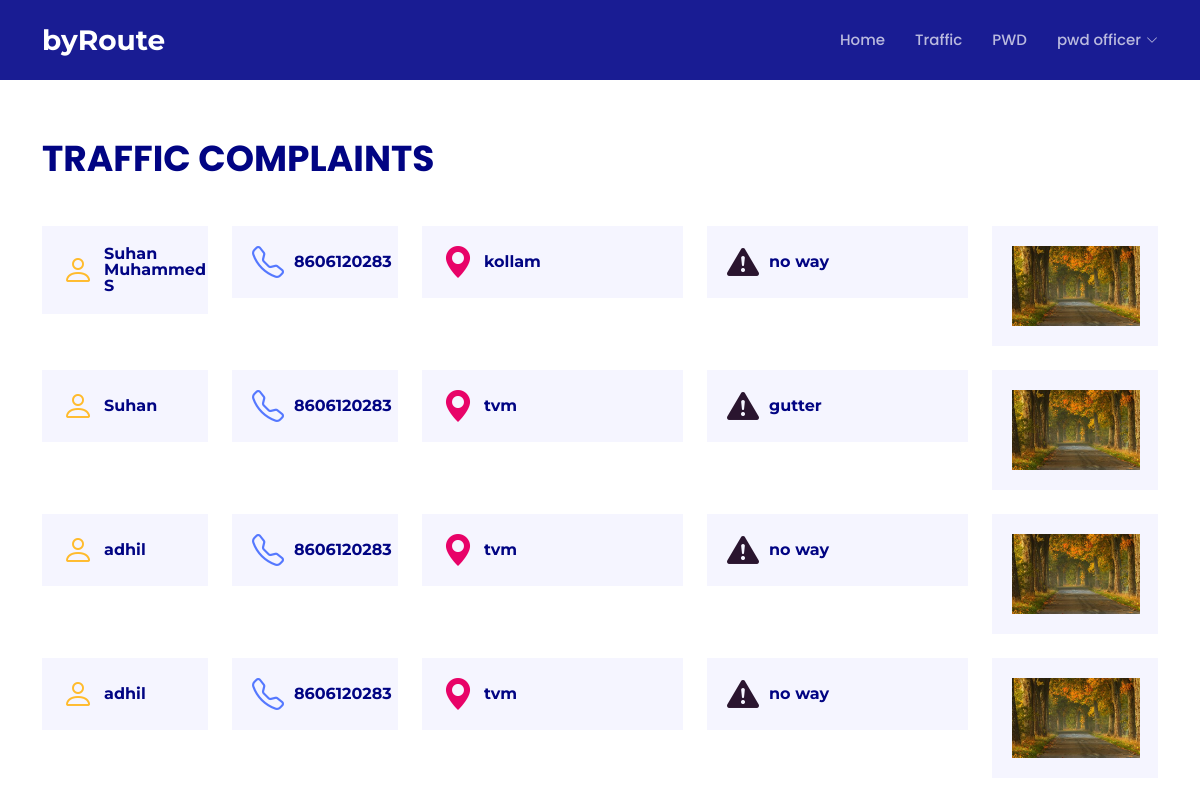
Page /traffic (signed in) on the committed database.
### map/models.py (models this page shows)
class traffic(models.Model):
    tname = models.CharField(max_length=150,null=False,blank=False)
    user=models.ForeignKey(User,on_delete=models.CASCADE)
    tphone =models.IntegerField(null=False,blank=False)
    tplace = models.CharField(max_length=150,null=False,blank=False)
    tissue = models.CharField(max_length=150,null=False,blank=False)
    timage=models.ImageField(null=True)
    created_at = models.DateTimeField(auto_now_add=True)

### map/views.py (the view)
# urls.py: path('traffic',views.trafficdept,name='traffic'),
def trafficdept(request):
    trafficissues= traffic.objects.all()
    context={'trafficissues':trafficissues}
    return render(request,'traffic.html',context)

### map/templates/traffic.html
{% extends 'layouts/base.html' %}
{% block content %}
{% include 'inc/nav.html' %}
<section id="features" class="features">
    <div class="container">
      <div class="section-title" data-aos="fade-up">
     <br><br>
        <p class="mt-4">Traffic Complaints</p>
      </div>
       {% for i in trafficissues%}
      <div class="row" data-aos="fade-left">
        <div class="col-lg-2 col-md-4">
          <div class="icon-box" data-aos="zoom-in" data-aos-delay="50">
            <i class="bi bi-person" style="color: #ffbb2c;"></i>
            <h3><a href="">{{i.tname}}</a></h3>
          </div>
        </div>
        <div class="col-lg-2 col-md-4 mt-4 mt-md-0">
          <div class="icon-box" data-aos="zoom-in" data-aos-delay="100">
            <i class="bi bi-telephone" style="color: #5578ff;"></i>
            <h3><a href="">{{i.tphone}}</a></h3>
          </div>
        </div>
        <div class="col-lg-3 col-md-4 mt-4 mt-md-0">
          <div class="icon-box" data-aos="zoom-in" data-aos-delay="150">
            <i class="bi bi-geo-alt-fill" style="color: #e80368;"></i>
            <h3><a href="">{{i.tplace}}</a></h3>
          </div>
        </div>
        <div class="col-lg-3 col-md-4 mt-4 mt-lg-0">
          <div class="icon-box" data-aos="zoom-in" data-aos-delay="200">
            <i class="bi bi-exclamation-triangle-fill" style="color: #2a152f;"></i>
            <h3><a href="">{{i.tissue}}</a></h3>
          </div>
        </div>
        <div class="col-lg-2 col-md-4 mt-4 mt-md-0">
            <div class="icon-box" data-aos="zoom-in" data-aos-delay="150">
              <img src="{{i.timage.url}}" height="80px" >
            </div>
          </div>
      </div>
      <br>
      {% endfor%}
    </div>
  </section>
{% endblock content %}

### map/templates/inc/nav.html (shortened to what this page needs)
  <header id="header" class="fixed-top d-flex align-items-center ">
    <div class="container d-flex align-items-center justify-content-between">
      <div class="logo">
        <h1><a href="index.html"><span>byRoute</span></a></h1>
      </div>
      <nav id="navbar" class="navbar">
        <ul>
          <li><a class="nav-link  {% if request.resolver_match.url_name == 'home' %}active{% endif %}" href="{% url 'home'%}">Home</a></li>
          <li><a class="nav-link scrollto {% if request.resolver_match.url_name == 'traffic_login' %}active{% endif %}" href="{% url 'traffic_login'%}">Traffic</a></li>
          <li><a class="nav-link scrollto {% if request.resolver_match.url_name == 'pwd_login' %}active{% endif %}" href="{% url 'pwd_login'%}">PWD</a></li>
          {% if request.user.is_authenticated  %}
         <li class="dropdown"><a href="#"><span>{{request.user}}</span> <i class="bi bi-chevron-down"></i></a>
          </li>
          {% else %}
          <li><a class="nav-link scrollto {% if request.resolver_match.url_name == 'login' %}active{% endif %}" href="{% url 'login'%}">login</a></li>
          {% endif %}
         </ul>
      </nav>
    </div>
  </header>

### map/static/assets/css/style.css (style rules this page uses)
body { font-family: "Open Sans", sans-serif; color: #444444; }
a { color: #1acc8d; text-decoration: none; }
h1, h2, h3, h4, h5, h6 { font-family: "Montserrat", sans-serif; }
#header { height: 80px; transition: all 0.5s; z-index: 997; transition: all 0.5s; background: rgba(1, 4, 136, 0.9); }
#header .logo h1 { font-size: 28px; margin: 0; padding: 0; line-height: 1; font-weight: 700; }
#header .logo h1 a, #header .logo h1 a:hover { color: #fff; text-decoration: none; }
.navbar { padding: 0; }
.navbar ul { margin: 0; padding: 0; display: flex; list-style: none; align-items: center; }
.navbar li { position: relative; }
.navbar a, .navbar a:focus { display: flex; align-items: center; justify-content: space-between; padding: 10px 0 10px 30px; font-size: 15px; font-weight: 500; font-family: "Poppins", sans-serif; color: rgba(255, 255, 255, 0.7); white-space: nowrap; transition: 0.3s; }
.navbar a i, .navbar a:focus i { font-size: 12px; line-height: 0; margin-left: 5px; }
.navbar>ul>li>a:before { content: ""; position: absolute; width: 0; height: 2px; bottom: 3px; left: 30px; background-color: #1acc8d; visibility: hidden; width: 0px; transition: all 0.3s ease-in-out 0s; }
section { padding: 60px 0; overflow: hidden; }
.section-title { padding-bottom: 40px; }
.section-title p { margin: 0; margin: 0; font-size: 36px; font-weight: 700; text-transform: uppercase; font-family: "Poppins", sans-serif; color: #010483; }
.features .icon-box { display: flex; align-items: center; padding: 20px; background: #f5f5ff; transition: ease-in-out 0.3s; }
.features .icon-box i { font-size: 32px; padding-right: 10px; line-height: 1; }
.features .icon-box h3 { font-weight: 700; margin: 0; padding: 0; line-height: 1; font-size: 16px; }
.features .icon-box h3 a { color: #010483; transition: ease-in-out 0.3s; }

### rows in the picture
traffic: tname "Suhan Muhammed S", tphone "8606120283", tplace "kollam", tissue "no way", timage (picture)
traffic: tname "Suhan", tphone "8606120283", tplace "tvm", tissue "gutter", timage (picture)
traffic: tname "adhil", tphone "8606120283", tplace "tvm", tissue "no way", timage (picture)
traffic: tname "adhil", tphone "8606120283", tplace "tvm", tissue "no way", timage (picture)

### other values in the picture
{{ request.user }} "pwd officer"
